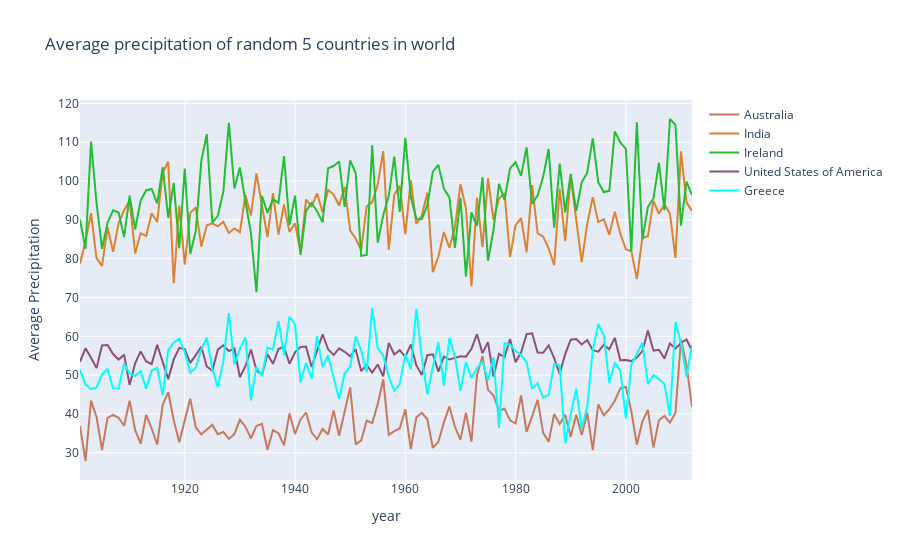

The notebook cell this image was saved under:
### Code cell
dfAPIPrec['AveragePrecipitation'].isnull().sum()
    dfAPITemp['AverageTemperature'].isnull().sum()
    yearsFromDateTempAPI = np.unique(dfAPITemp['Year'])
    yearsFromDatePrecAPI = np.unique(dfAPIPrec['Year'])
    dfAPIPrec.dtypes
    dfAPITemp.dtypes
    DiffTempCount=[]
    DiffPrecCount=[]
    AvgTempCount=[]
    AvgPrecCount=[]
    countriesUnique = np.unique(dfAPITemp['Country'])
  
    for country in countriesUnique:
        DiffTempCount.append(dfAPITemp[dfAPITemp['Country'] == country]['AverageTemperature'].max()-dfAPITemp[dfAPITemp['Country'] == country]['AverageTemperature'].min())
        DiffPrecCount.append(dfAPIPrec[dfAPIPrec['Country'] == country]['AveragePrecipitation'].max()-dfAPIPrec[dfAPIPrec['Country'] == country]['AveragePrecipitation'].min())
        AvgTempCount.append(dfAPITemp[dfAPITemp['Country'] == country]['AverageTemperature'].mean())
        AvgPrecCount.append(dfAPIPrec[dfAPIPrec['Country'] == country]['AveragePrecipitation'].mean())
        
        
        
    trace0 = go.Scatter(
        x = yearsFromDatePrecAPI, 
        y = dfAPIPrec[dfAPIPrec['Country']=='Australia']['AveragePrecipitation'],
        mode='lines',
        name='Australia',
        line=dict(
                color='rgb(199, 121, 093)',
                )
        )
        
    trace1 = go.Scatter(
        x = yearsFromDatePrecAPI, 
        y = dfAPIPrec[dfAPIPrec['Country']=='India']['AveragePrecipitation'],
        mode='lines',
        name='India',
        line=dict(
                color='rgb(220, 130, 50)',
                        )
                )
    trace2 = go.Scatter(
        x = yearsFromDatePrecAPI, 
        y = dfAPIPrec[dfAPIPrec['Country']=='Ireland']['AveragePrecipitation'],
        mode='lines',
        name='Ireland',
        line=dict(
                color='rgb(35, 190, 50)',
                        )
                )
    trace3 = go.Scatter(
        x = yearsFromDatePrecAPI, 
        y = dfAPIPrec[dfAPIPrec['Country']=='United States of America']['AveragePrecipitation'],
        mode='lines',
        name='United States of America',
        line=dict(
                color='rgb(140, 80, 120)',
                        )
                )
    trace4 = go.Scatter(
        x = yearsFromDatePrecAPI, 
        y = dfAPIPrec[dfAPIPrec['Country']=='Greece']['AveragePrecipitation'],
        mode='lines',
        name='Greece',
        line=dict(
                color='rgb(0, 255, 255)',
                        )
                )
    
        
    data = [trace0,trace1,trace2,trace3,trace4]
    layout = go.Layout(
            xaxis=dict(title='year'),
            yaxis=dict(title='Average Precipitation'),
            title='Average precipitation of random 5 countries in world'
            )

    fig = go.Figure(data=data, layout=layout)
    py.iplot(fig)
